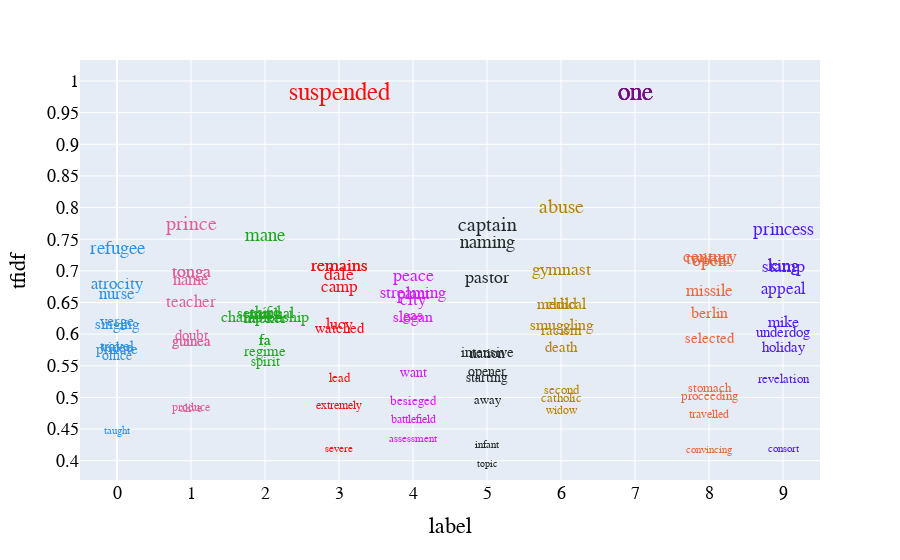

The notebook cell this image was saved under:
### Code cell
visualize_clusters(viz_data)

### Figure 1 — Plotly figure (JSON) as saved in the notebook; plotly's stock layout.template omitted (floating-point values rounded to 4 significant figures)
{"data": [{"customdata": [["atrocity"], ["singing"], ["travel"], ["taught"], ["video"], ["office"], ["private"], ["verge"], ["refugee"], ["nurse"], ["tonga"], ["doubt"], ["alive"], ["produce"], ["teacher"], ["name"], ["guinea"], ["prince"], ["guinea"], ["tonga"], ["championship"], ["hacker"], ["fa"], ["mark"], ["spirit"], ["fa"], ["mane"], ["regime"], ["semifinal"], ["third"], ["severe"], ["watched"], ["suspended"], ["lucy"], ["dale"], ["remains"], ["extremely"], ["camp"], ["remains"], ["lead"], ["streaming"], ["assessment"], ["gas"], ["city"], ["want"], ["battlefield"], ["besieged"], ["plant"], ["slogan"], ["peace"], ["nation"], ["topic"], ["pastor"], ["naming"], ["starting"], ["infant"], ["intensive"], ["opener"], ["away"], ["captain"], ["catholic"], ["abuse"], ["smuggling"], ["medical"], ["death"], ["child"], ["second"], ["gymnast"], ["widow"], ["racism"], ["one"], ["one"], ["one"], ["one"], ["travelled"], ["stomach"], ["twitter"], ["missile"], ["selected"], ["proceeding"], ["century"], ["open"], ["convincing"], ["berlin"], ["princess"], ["underdog"], ["revelation"], ["holiday"], ["mike"], ["king"], ["appeal"], ["king"], ["stamp"], ["consort"]], "hovertemplate": "label=%{marker.color}<br>tfidf=%{y}<br>word=%{customdata[0]}<extra></extra>", "legendgroup": "", "marker": {"color": [0, 0, 0, 0, 0, 0, 0, 0, 0, 0, 1, 1, 1, 1, 1, 1, 1, 1, 1, 1, 2, 2, 2, 2, 2, 2, 2, 2, 2, 2, 3, 3, 3, 3, 3, 3, 3, 3, 3, 3, 4, 4, 4, 4, 4, 4, 4, 4, 4, 4, 5, 5, 5, 5, 5, 5, 5, 5, 5, 5, 6, 6, 6, 6, 6, 6, 6, 6, 6, 6, 7, 7, 7, 7, 8, 8, 8, 8, 8, 8, 8, 8, 8, 8, 9, 9, 9, 9, 9, 9, 9, 9, 9, 9], "coloraxis": "coloraxis", "symbol": "circle"}, "mode": "text", "name": "", "orientation": "v", "showlegend": false, "text": ["atrocity", "singing", "travel", "taught", "video", "office", "private", "verge", "refugee", "nurse", "tonga", "doubt", "alive", "produce", "teacher", "name", "guinea", "prince", "guinea", "tonga", "championship", "hacker", "fa", "mark", "spirit", "fa", "mane", "regime", "semifinal", "third", "severe", "watched", "suspended", "lucy", "dale", "remains", "extremely", "camp", "remains", "lead", "streaming", "assessment", "gas", "city", "want", "battlefield", "besieged", "plant", "slogan", "peace", "nation", "topic", "pastor", "naming", "starting", "infant", "intensive", "opener", "away", "captain", "catholic", "abuse", "smuggling", "medical", "death", "child", "second", "gymnast", "widow", "racism", "one", "one", "one", "one", "travelled", "stomach", "twitter", "missile", "selected", "proceeding", "century", "open", "convincing", "berlin", "princess", "underdog", "revelation", "holiday", "mike", "king", "appeal", "king", "stamp", "consort"], "textfont": {"color": ["#2E91E5", "#2E91E5", "#2E91E5", "#2E91E5", "#2E91E5", "#2E91E5", "#2E91E5", "#2E91E5", "#2E91E5", "#2E91E5", "#E15F99", "#E15F99", "#E15F99", "#E15F99", "#E15F99", "#E15F99", "#E15F99", "#E15F99", "#E15F99", "#E15F99", "#1CA71C", "#1CA71C", "#1CA71C", "#1CA71C", "#1CA71C", "#1CA71C", "#1CA71C", "#1CA71C", "#1CA71C", "#1CA71C", "#FB0D0D", "#FB0D0D", "#FB0D0D", "#FB0D0D", "#FB0D0D", "#FB0D0D", "#FB0D0D", "#FB0D0D", "#FB0D0D", "#FB0D0D", "#DA16FF", "#DA16FF", "#DA16FF", "#DA16FF", "#DA16FF", "#DA16FF", "#DA16FF", "#DA16FF", "#DA16FF", "#DA16FF", "#222A2A", "#222A2A", "#222A2A", "#222A2A", "#222A2A", "#222A2A", "#222A2A", "#222A2A", "#222A2A", "#222A2A", "#B68100", "#B68100", "#B68100", "#B68100", "#B68100", "#B68100", "#B68100", "#B68100", "#B68100", "#B68100", "#750D86", "#750D86", "#750D86", "#750D86", "#EB663B", "#EB663B", "#EB663B", "#EB663B", "#EB663B", "#EB663B", "#EB663B", "#EB663B", "#EB663B", "#EB663B", "#511CFB", "#511CFB", "#511CFB", "#511CFB", "#511CFB", "#511CFB", "#511CFB", "#511CFB", "#511CFB", "#511CFB"], "size": [17.31, 15.67, 14.77, 11.41, 14.73, 14.41, 14.64, 15.8, 18.72, 16.89, 17.77, 15.2, 12.28, 12.34, 16.56, 17.47, 14.96, 19.7, 14.96, 17.77, 15.96, 15.9, 15.0, 16.09, 14.18, 15.0, 19.26, 14.55, 16.1, 16.17, 10.65, 15.5, 25, 15.67, 17.67, 18.04, 12.41, 17.19, 18.04, 13.5, 16.93, 11.06, 16.02, 16.65, 13.71, 11.85, 12.55, 16.89, 15.93, 17.63, 14.5, 10.07, 17.53, 18.97, 13.51, 10.84, 14.55, 13.75, 12.63, 19.66, 12.72, 20.37, 15.62, 16.49, 14.75, 16.48, 13.03, 17.85, 12.21, 15.41, 25, 25, 25, 25, 12.03, 13.09, 18.33, 17.01, 15.1, 12.78, 18.39, 18.24, 10.61, 16.12, 19.49, 15.36, 13.48, 14.72, 15.75, 18.03, 17.1, 18.03, 17.98, 10.67]}, "textposition": "bottom center", "type": "scatter", "x": [0, 0, 0, 0, 0, 0, 0, 0, 0, 0, 1, 1, 1, 1, 1, 1, 1, 1, 1, 1, 2, 2, 2, 2, 2, 2, 2, 2, 2, 2, 3, 3, 3, 3, 3, 3, 3, 3, 3, 3, 4, 4, 4, 4, 4, 4, 4, 4, 4, 4, 5, 5, 5, 5, 5, 5, 5, 5, 5, 5, 6, 6, 6, 6, 6, 6, 6, 6, 6, 6, 7, 7, 7, 7, 8, 8, 8, 8, 8, 8, 8, 8, 8, 8, 9, 9, 9, 9, 9, 9, 9, 9, 9, 9], "xaxis": "x", "y": [0.6926, 0.6267, 0.5908, 0.4564, 0.5893, 0.5763, 0.5858, 0.6322, 0.7488, 0.6755, 0.7106, 0.6082, 0.4913, 0.4936, 0.6625, 0.6989, 0.5983, 0.7879, 0.5983, 0.7106, 0.6384, 0.6359, 0.6, 0.6435, 0.5671, 0.6, 0.7705, 0.582, 0.644, 0.6466, 0.4259, 0.6198, 1, 0.6266, 0.7069, 0.7214, 0.4964, 0.6876, 0.7214, 0.54, 0.6771, 0.4422, 0.641, 0.666, 0.5484, 0.4742, 0.5022, 0.6755, 0.6373, 0.7051, 0.5799, 0.4027, 0.7012, 0.7589, 0.5404, 0.4337, 0.5819, 0.5501, 0.505, 0.7863, 0.5086, 0.8148, 0.6249, 0.6596, 0.59, 0.6593, 0.5212, 0.7138, 0.4886, 0.6163, 1, 1, 1, 1, 0.4812, 0.5234, 0.7332, 0.6805, 0.6041, 0.5113, 0.7356, 0.7297, 0.4244, 0.6448, 0.7796, 0.6143, 0.5394, 0.5887, 0.6299, 0.7213, 0.684, 0.7213, 0.7192, 0.427], "yaxis": "y"}], "layout": {"coloraxis": {"colorbar": {"title": {"text": "label"}}, "colorscale": [[0, "#0d0887"], [0.1111, "#46039f"], [0.2222, "#7201a8"], [0.3333, "#9c179e"], [0.4444, "#bd3786"], [0.5556, "#d8576b"], [0.6667, "#ed7953"], [0.7778, "#fb9f3a"], [0.8889, "#fdca26"], [1, "#f0f921"]]}, "font": {"color": "black", "family": "Courier New, monospace", "size": 18}, "legend": {"tracegroupgap": 0}, "margin": {"t": 60}, "xaxis": {"anchor": "y", "domain": [0, 1], "dtick": 1, "tick0": 0, "tickmode": "linear", "title": {"text": "label"}}, "yaxis": {"anchor": "x", "domain": [0, 1], "dtick": 0.05, "tick0": 0, "tickmode": "linear", "title": {"text": "tfidf"}}}}
